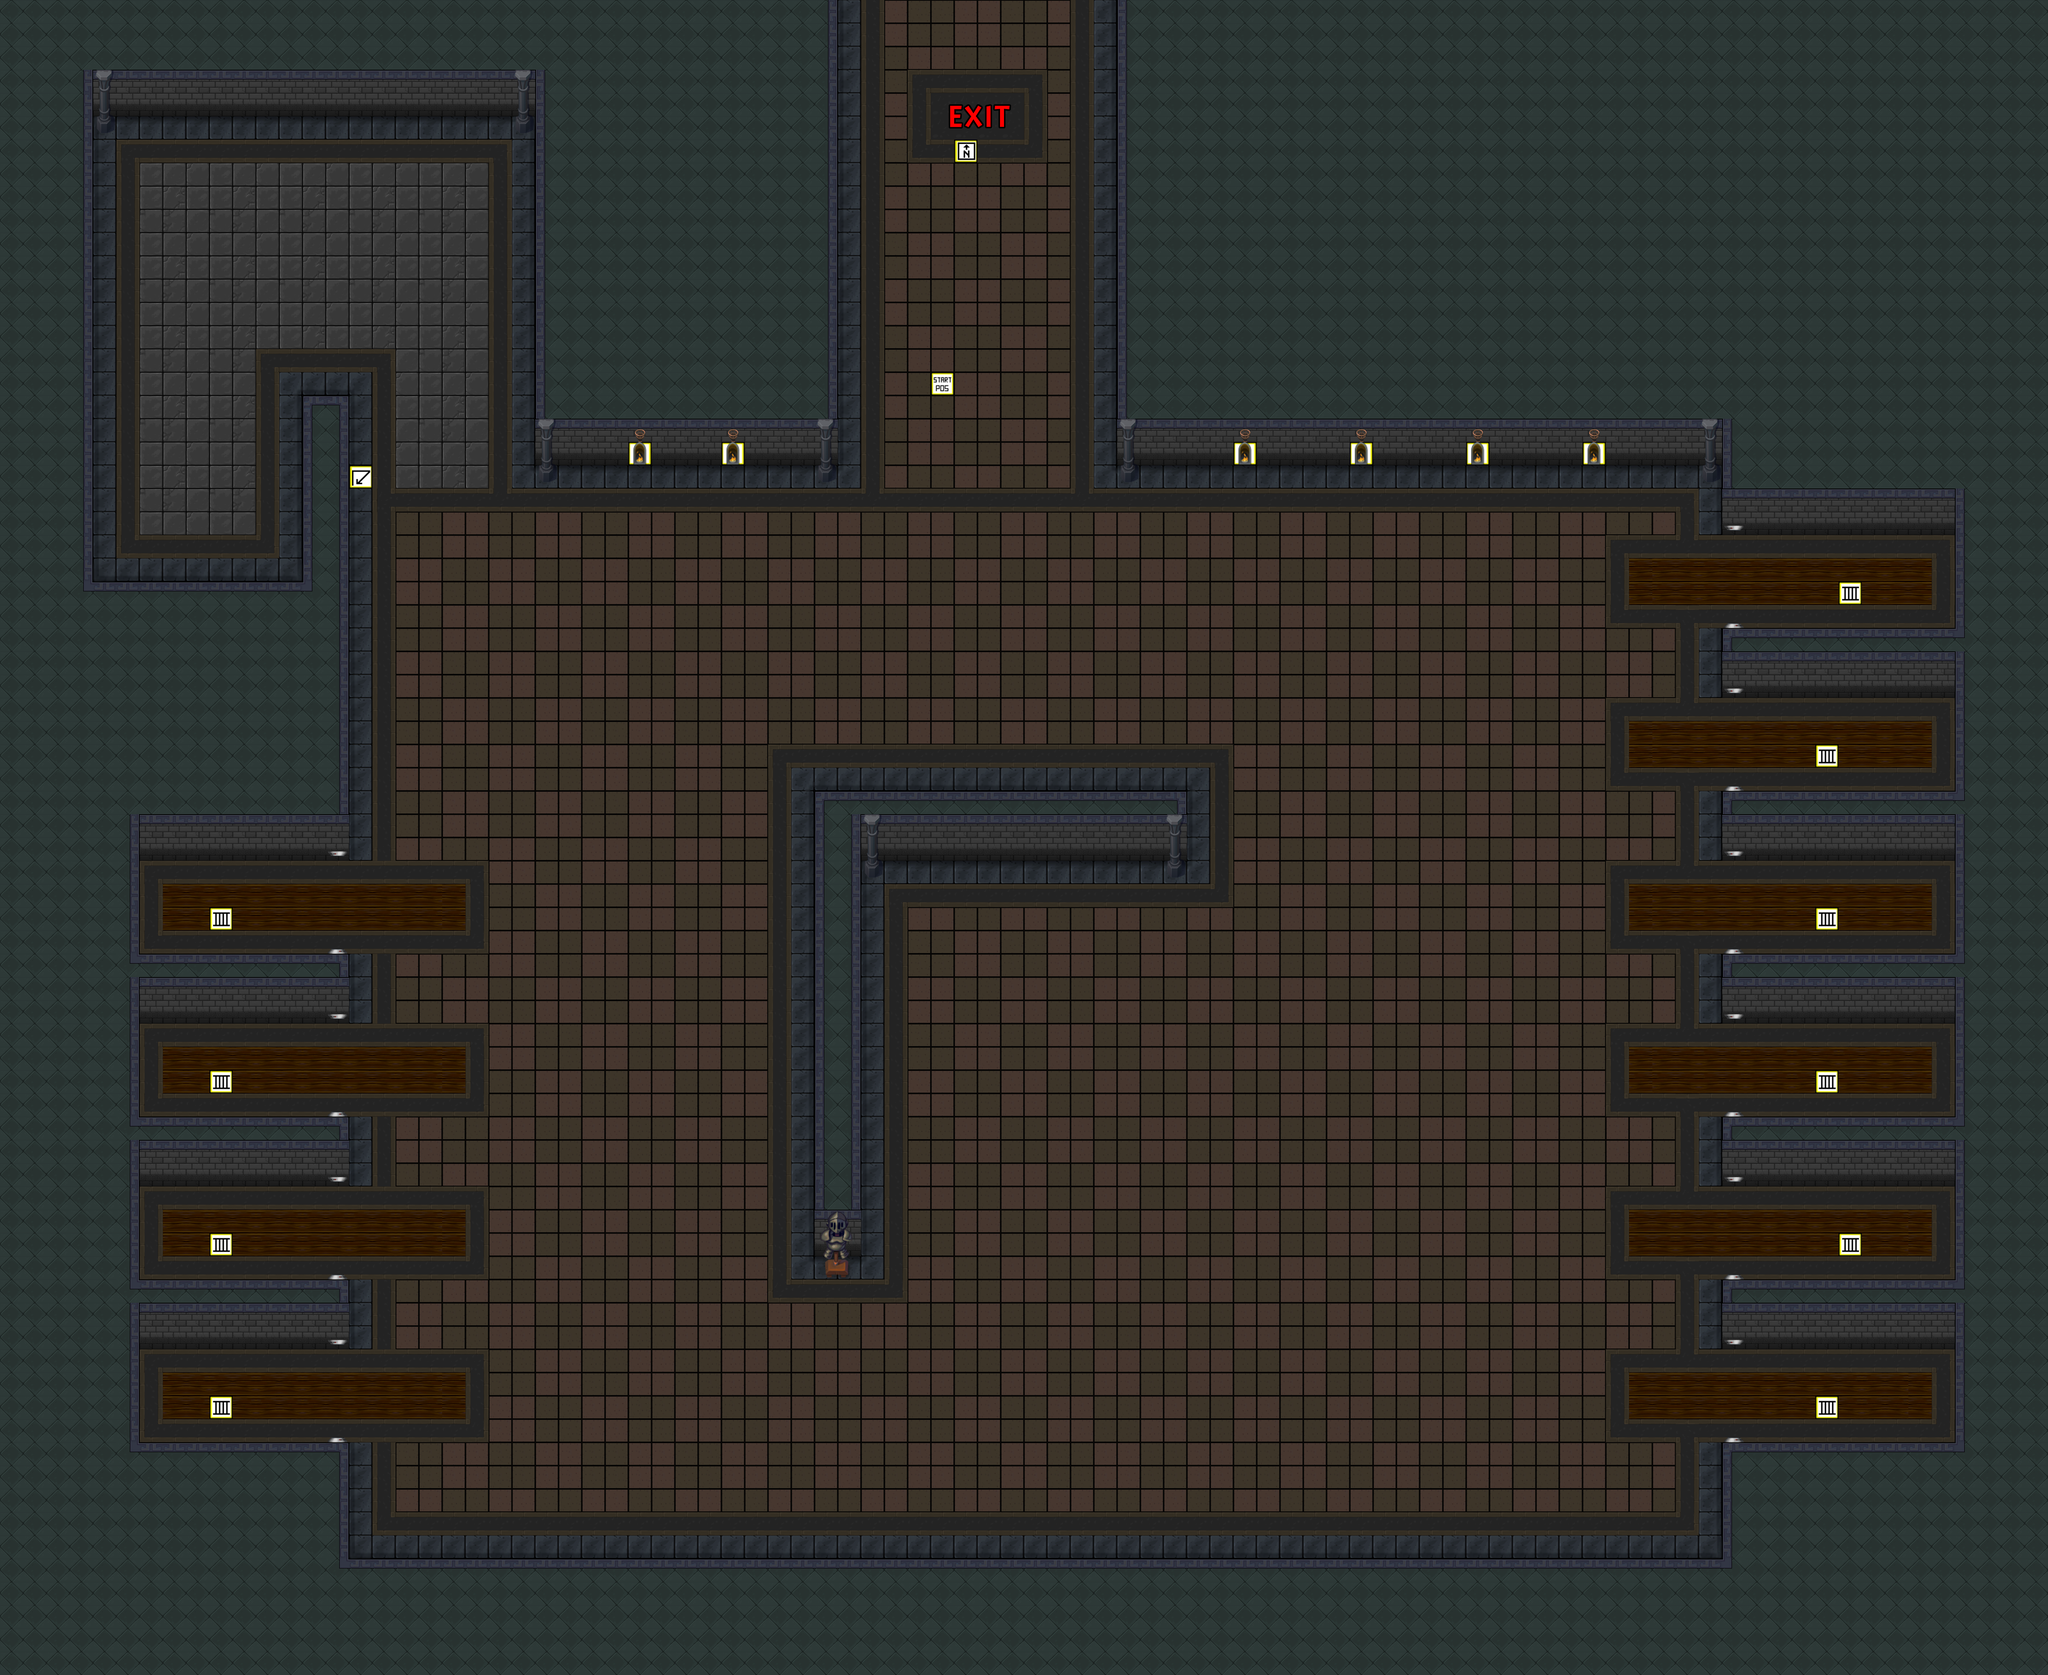

This game map was drawn from its Tiled (.tmx) file and the tilesets committed beside it. A one-line description and the trimmed map source follow:
An orthogonal 88x72 tile map with 64x64 px tiles, 3 tile layers (game tiles, extra game tiles, marker tiles), 2 tilesets and 32 objects (22x Collision, 10x Laser).

<map version="1.2" tiledversion="1.3.4" orientation="orthogonal" renderorder="left-up" compressionlevel="0" width="88" height="72" tilewidth="64" tileheight="64" infinite="0" nextlayerid="61" nextobjectid="895">
 <tileset firstgid="1" name="marker_tiles" tilewidth="64" tileheight="64" tilecount="100" columns="10">
  <image source="marker_tiles.png" width="640" height="640" />
 </tileset>
 <tileset firstgid="101" name="tileset2" tilewidth="64" tileheight="64" tilecount="616" columns="22">
  <image source="tileset2.png" width="1408" height="1792" />
 </tileset>
 <layer id="56" name="game tiles" width="88" height="72">
  <data>[6336 cells, 6336 non-empty, 51 distinct tile ids]</data>
 </layer>
 <layer id="57" name="extra game tiles" width="88" height="72">
  <data>[6336 cells, 322 non-empty, 15 distinct tile ids]</data>
 </layer>
 <layer id="58" name="marker tiles" width="88" height="72">
  <data>[6336 cells, 19 non-empty, 5 distinct tile ids]</data>
 </layer>
 <objectgroup color="#ffaa00" id="42" name="collision" visible="0">
  <object id="833" name="Wall" type="Collision" x="0" y="3968" width="960" height="320" />
  <object id="834" name="Wall" type="Collision" x="0" y="4288" width="5632" height="320" />
  <object id="837" name="Wall" type="Collision" x="5376" y="1472" width="256" height="2496" />
  <object id="839" name="Wall" type="Collision" x="3072" y="0" width="1664" height="1280" />
  <object id="840" name="Wall" type="Collision" x="0" y="1600" width="960" height="768" />
  <object id="850" name="Wall" type="Collision" x="4736" y="0" width="896" height="1472" />
  <object id="853" name="Wall" type="Collision" x="4736" y="3968" width="896" height="320" />
  <object id="857" name="Wall" type="Collision" x="4736" y="1728" width="640" height="192" />
  <object id="867" name="Laser" gid="6" x="4736" y="1728" width="64" height="64">
   <properties>
    <property name="direction" value="vertical" />
    <property name="height" type="int" value="4" />
    <property name="width" type="int" value="1" />
   </properties>
  </object>
  <object id="868" name="Laser" gid="6" x="4736" y="2176" width="64" height="64">
   <properties>
    <property name="direction" value="vertical" />
    <property name="height" type="int" value="4" />
    <property name="width" type="int" value="1" />
   </properties>
  </object>
  <object id="869" name="Laser" gid="6" x="4736" y="2624" width="64" height="64">
   <properties>
    <property name="direction" value="vertical" />
    <property name="height" type="int" value="4" />
    <property name="width" type="int" value="1" />
   </properties>
  </object>
  <object id="870" name="Laser" gid="6" x="4736" y="3072" width="64" height="64">
   <properties>
    <property name="direction" value="vertical" />
    <property name="height" type="int" value="4" />
    <property name="width" type="int" value="1" />
   </properties>
  </object>
  <object id="871" name="Laser" gid="6" x="4736" y="3520" width="64" height="64">
   <properties>
    <property name="direction" value="vertical" />
    <property name="height" type="int" value="4" />
    <property name="width" type="int" value="1" />
   </properties>
  </object>
  <object id="872" name="Laser" gid="6" x="4736" y="3968" width="64" height="64">
   <properties>
    <property name="direction" value="vertical" />
    <property name="height" type="int" value="4" />
    <property name="width" type="int" value="1" />
   </properties>
  </object>
  <object id="873" name="Wall" type="Collision" x="4736" y="2176" width="640" height="192" />
  <object id="874" name="Wall" type="Collision" x="4736" y="2624" width="640" height="192" />
  <object id="875" name="Wall" type="Collision" x="4736" y="3072" width="640" height="192" />
  <object id="876" name="Wall" type="Collision" x="4736" y="3520" width="640" height="192" />
  <object id="877" name="Wall" type="Collision" x="2240" y="2176" width="1024" height="192" />
  <object id="878" name="Wall" type="Collision" x="2240" y="2368" width="128" height="1088" />
  <object id="883" name="Wall" type="Collision" x="0" y="2368" width="384" height="1600" />
  <object id="884" name="Wall" type="Collision" x="384" y="2624" width="576" height="192" />
  <object id="885" name="Wall" type="Collision" x="384" y="3072" width="576" height="192" />
  <object id="886" name="Wall" type="Collision" x="384" y="3520" width="576" height="192" />
  <object id="887" name="Wall" type="Collision" x="1472" y="0" width="832" height="1280" />
  <object id="888" name="Wall" type="Collision" x="0" y="0" width="1472" height="320" />
  <object id="889" name="Wall" type="Collision" x="0" y="320" width="256" height="1280" />
  <object id="890" name="Wall" type="Collision" x="832" y="1088" width="128" height="512" />
  <object id="891" name="Laser" gid="6" x="896" y="3968" width="64" height="64">
   <properties>
    <property name="direction" value="vertical" />
    <property name="height" type="int" value="4" />
    <property name="width" type="int" value="1" />
   </properties>
  </object>
  <object id="892" name="Laser" gid="6" x="896" y="3520" width="64" height="64">
   <properties>
    <property name="direction" value="vertical" />
    <property name="height" type="int" value="4" />
    <property name="width" type="int" value="1" />
   </properties>
  </object>
  <object id="893" name="Laser" gid="6" x="896" y="3072" width="64" height="64">
   <properties>
    <property name="direction" value="vertical" />
    <property name="height" type="int" value="4" />
    <property name="width" type="int" value="1" />
   </properties>
  </object>
  <object id="894" name="Laser" gid="6" x="896" y="2624" width="64" height="64">
   <properties>
    <property name="direction" value="vertical" />
    <property name="height" type="int" value="4" />
    <property name="width" type="int" value="1" />
   </properties>
  </object>
 </objectgroup>
</map>
